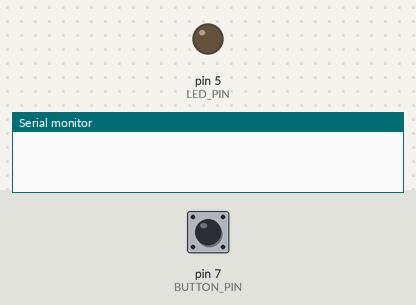
Simulated run of this program. Board: Arduino Leonardo, built with avr-gcc and run on an emulated ATmega32U4. Shown: output pins drawn as LEDs (lit = HIGH), the last lines printed to the serial monitor. The inputs (shaded band) are chosen by the test bench; at power-on: pin 7 (BUTTON_PIN) HIGH.

Above: at 1.2 s.
1.3 s: pin 7 (BUTTON_PIN) pulled LOW for 0.15 s
At 1.42 s:
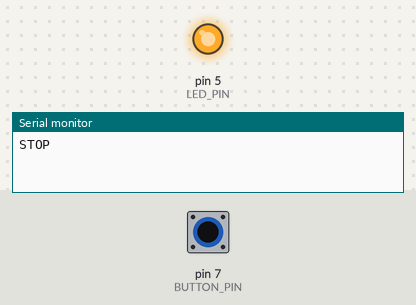
2.9 s: pin 7 (BUTTON_PIN) pulled LOW for 3.2 s
At 7.0 s:
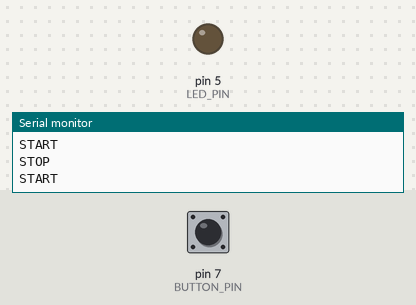
Timing chart, 0 to 8.5 s (numbered marks = the images above; inputs shaded):
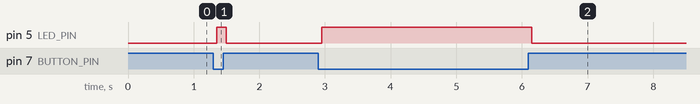

The program:

main.cpp
```cpp
#include <Arduino.h>

const int BUTTON_PIN = 7;
const int LED_PIN    = 5;

bool lastButtonState = HIGH;
bool buttonState     = HIGH;

unsigned long lastDebounce = 0;
const unsigned long DEBOUNCE_MS = 50;

void setup() {
  Serial.begin(9600);
  pinMode(BUTTON_PIN, INPUT_PULLUP);
  pinMode(LED_PIN, OUTPUT);
  digitalWrite(LED_PIN, LOW);
}

void loop() {
  bool reading = digitalRead(BUTTON_PIN);

  if (reading != lastButtonState) {
    lastDebounce = millis();
  }

  if ((millis() - lastDebounce) > DEBOUNCE_MS) {
    if (reading != buttonState) {
      buttonState = reading;

      if (buttonState == LOW) {
        // button pressed down → start recording
        digitalWrite(LED_PIN, HIGH);
        Serial.println("STOP");
      } else {
        // button released → stop recording
        digitalWrite(LED_PIN, LOW);
        Serial.println("START");
      }
    }
  }

  lastButtonState = reading;
}
```

Measured:
- after the input at 1.3 s, pin 5 (LED_PIN): LOW → HIGH after 0.05 s, → LOW 0.15 s later
- after the input at 2.9 s, pin 5 (LED_PIN): LOW → HIGH after 0.05 s, → LOW 3.2 s later
